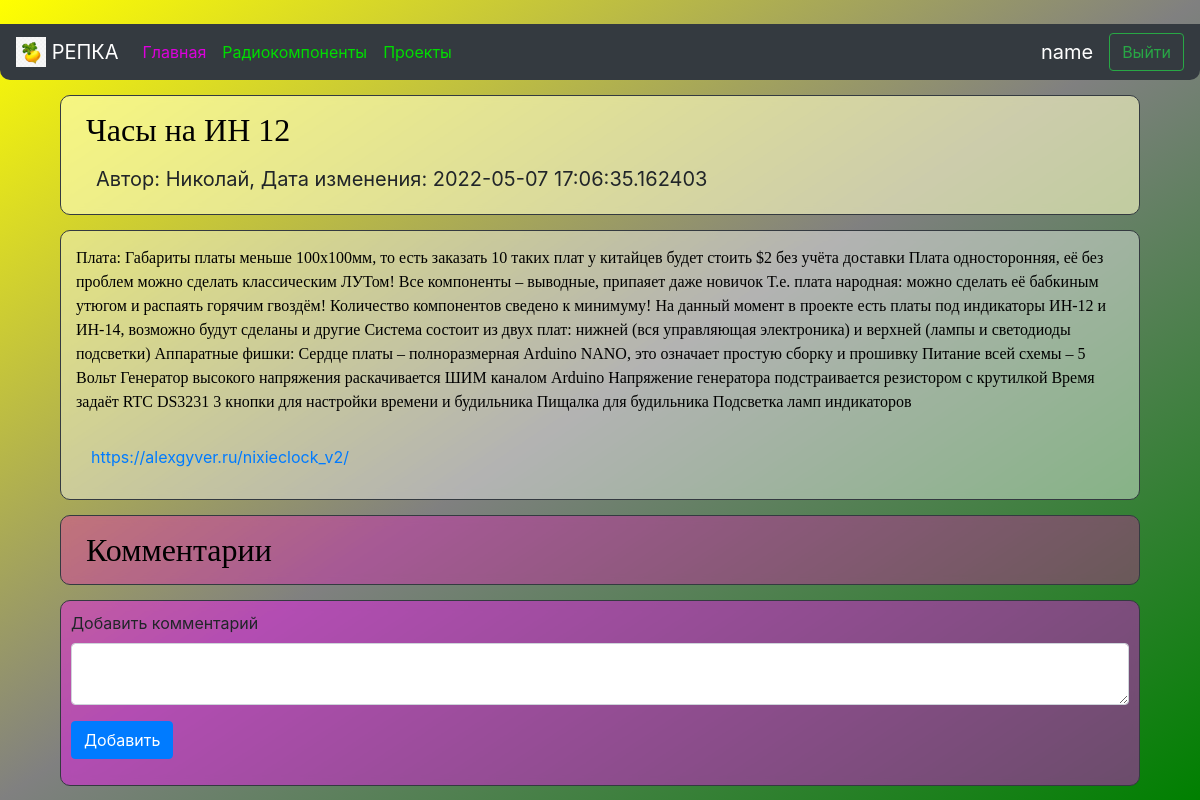
The app's page /project/5 (signed in) with its own data.
### data/users.py (models this page shows, shortened)
class User(SqlAlchemyBase, UserMixin, SerializerMixin):
    __tablename__ = 'users'
    id = sqlalchemy.Column(sqlalchemy.Integer, primary_key=True, autoincrement=True)
    name = sqlalchemy.Column(sqlalchemy.String, nullable=True)
    about = sqlalchemy.Column(sqlalchemy.String, nullable=True)
    email = sqlalchemy.Column(sqlalchemy.String, index=True, unique=True, nullable=True)
    hashed_password = sqlalchemy.Column(sqlalchemy.String, nullable=True)
    created_date = sqlalchemy.Column(sqlalchemy.DateTime, default=datetime.datetime.now)
    news = orm.relation("News", back_populates='user')
    comments = orm.relation("Comment", back_populates="user")

### data/news.py (models this page shows)
class News(SqlAlchemyBase, SerializerMixin):
    __tablename__ = 'news'
    id = sqlalchemy.Column(sqlalchemy.Integer, primary_key=True, autoincrement=True)
    title = sqlalchemy.Column(sqlalchemy.String, nullable=True)
    content = sqlalchemy.Column(sqlalchemy.String, nullable=True)
    created_date = sqlalchemy.Column(sqlalchemy.DateTime, default=datetime.datetime.today())
    is_private = sqlalchemy.Column(sqlalchemy.Boolean, default=True)
    user_id = sqlalchemy.Column(sqlalchemy.Integer, sqlalchemy.ForeignKey("users.id"))
    about = sqlalchemy.Column(sqlalchemy.String, nullable=True)
    user = orm.relation('User')
    comments = orm.relation("Comment", back_populates="news")

### main.py (the view)
@app.route("/project/<int:id>", methods=['GET', 'POST'])
def project(id):
    form = CommentForm()
    db_sess = db_session.create_session()
    if form.validate_on_submit():
        comments = Comment(content=form.comment.data, news_id=id)
        current_user.comments.append(comments)
        db_sess.merge(current_user)
        db_sess.commit()
        return redirect(f'/project/{id}')
    if current_user.is_authenticated:
        news = db_sess.query(News).filter(
            News.id == id, News.user == current_user).first()
    else:
        news = db_sess.query(News).filter(
            News.id == id, News.is_private != True).first()
    if news is None:
        news = db_sess.query(News).filter(
            News.id == id, News.is_private != True).first()
    if news:
        comments = db_sess.query(Comment).filter((news.id == Comment.news_id))
        return render_template("project.html", news=news, comments=comments, form=form)
    return redirect("/projects")

### forms/news.py
class CommentForm(FlaskForm):
    comment = TextAreaField("Добавить комментарий")
    submit = SubmitField('Добавить')

### data/db_session.py (called while the page is built)
def create_session() -> Session:
    global __factory
    return __factory()

### main.py (called while the page is built)
@login_manager.user_loader
def load_user(user_id):
    db_sess = db_session.create_session()
    return db_sess.query(User).get(user_id)

### templates/project.html (shortened to what this page needs)
﻿{% extends "base.html" %}
{% block content %}
<div class="border border-dark"
     style="padding: 10px; margin: 15px; border-radius: 10px; backdrop-filter: blur(5px); background: rgba(255, 255, 200, 0.6);">
    <div>
        <a style="font-size: 32px; padding: 15px"><font face="Comic Sans MS" color="#000000">{{news.title}}</font></a>
    </div>
    <div style="padding: 10px;">
        <a style="font-size: 20px; padding: 15px">Автор: {{news.user.name}}, Дата изменения: {{news.created_date}}</a>
    </div>
</div>
<div class="col-md6 border border-dark"
     style="padding: 15px; margin: 15px; border-radius: 10px; backdrop-filter: blur(5px); background: rgba(255, 255, 255, 0.4);">
    <p><font face="Comic Sans MS" color="#000000">{{news.content}}</font></p>
    <div style="padding: 15px"><a style="display: block;" href="{{ news.about }}">{{ news.about }}</a></div>
</div>
<div class="border border-dark"
     style="padding: 10px; margin: 15px; border-radius: 10px; backdrop-filter: blur(5px); background: rgba(255, 0, 200, 0.3);">
    <div>
        <a style="font-size: 32px; padding: 15px"><font face="Comic Sans MS" color="#000000">Комментарии</font></a>
    </div>
</div>
{% if current_user.is_authenticated %}
<div class="col-md6 border border-dark"
     style="padding: 10px; margin: 15px; border-radius: 10px; backdrop-filter: blur(5px); background: rgba(255, 0, 255, 0.4);">
    <form action="" method="post">
        <p>{{ form.comment.label }}
            {{ form.comment(class="form-control") }}</p>
        <p>{{ form.submit(type="submit", class="btn btn-primary") }}</p>
    </form>
</div>
{% endif %}
{% endblock %}

### templates/base.html (shortened to what this page needs)
<!doctype html>
<html lang="en">
<head>
    <link rel="stylesheet"
          href="https://stackpath.bootstrapcdn.com/bootstrap/4.4.1/css/bootstrap.min.css"
>
</head>
<body style="background: linear-gradient(to bottom right, yellow, grey, green); background-attachment: fixed;">
<header>
    <nav class="navbar navbar-expand-sm navbar-dark bg-dark" style="border-radius: 0 0 10px 10px">
        <a class="navbar-brand"><img src="../static/img/repka1.jpg" width="30" height="30"
                                               class="d-inline-block align-top" alt="Картинка репки"> РЕПКА</a>
        <div class="collapse navbar-collapse" id="collapsibleNavbar">
            <div class="navbar-nav mr-auto">
                <a class="nav-item nav-link active" style="color:#DD00DD" href="/#">Главная<span class="sr-only">(current)</span></a>
                <a class="nav-item nav-link" style="color:#00DD00" href="/components">Радиокомпоненты</a>
                <a class="nav-item nav-link" style="color:#00DD00" href="/projects">Проекты</a>
            </div>
        </div>
        {% if current_user.is_authenticated %}
        <a class="navbar-brand">{{ current_user.name }}</a>
        <a class="btn btn-outline-success" href="/logout" type="button">Выйти</a>
        {% else %}
        <a class="btn btn-success" href="/login">Авторизация</a>
        {% endif %}
    </nav>
</header>
<main role="main" class="container">
    {% block content %}{% endblock %}
</main>
</body>
</html>

### records on screen
User: name "name"
News: title "Часы на ИН 12", created_date "2022-05-07 17:06:35.162403", content "Плата: Габариты платы меньше 100х100мм, то есть заказать 10 таких плат у китайцев будет стоить $2 без учёта доставки Плата односторонняя, её без проблем можно сделать классическим ЛУТом! Все компоненты – выводные, припаяет даже новичок Т.е. плата народная: можно сделать её бабкиным утюгом и распаять горячим гвоздём! Количество компонентов сведено к минимуму! На данный момент в проекте есть платы под индикаторы ИН-12 и ИН-14, возможно будут сделаны и другие Система состоит из двух плат: нижней (вся управляющая электроника) и верхней (лампы и светодиоды подсветки) Аппаратные фишки: Сердце платы – полноразмерная Arduino NANO, это означает простую сборку и прошивку Питание всей схемы – 5 Вольт…", about "https://alexgyver.ru/nixieclock_v2/"
User: user.name "Николай"
